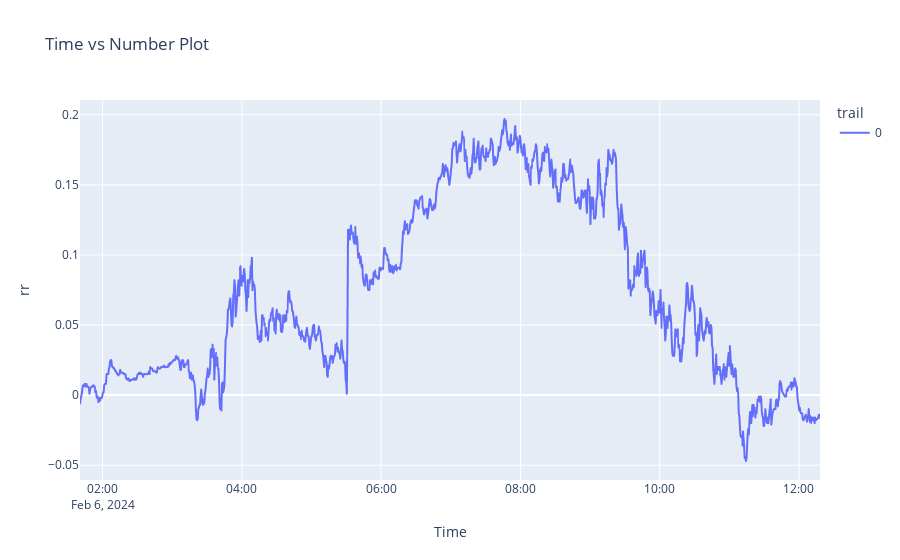

The notebook cell saved with this chart:
### Code cell
# Create the plot
fig = px.line(df, x='Time', y='rr', color='trail', title='Time vs Number Plot')

# Show the plot
fig.show()

### Figure 1 — Plotly figure (JSON) as saved in the notebook; plotly's stock layout.template omitted (floating-point values rounded to 4 significant figures; data arrays with more than 128 entries replaced by an {"elided": "..."} marker saying what was removed)
{"data": [{"hovertemplate": "trail=0<br>Time=%{x}<br>rr=%{y}<extra></extra>", "legendgroup": "0", "line": {"color": "#636efa", "dash": "solid"}, "marker": {"symbol": "circle"}, "mode": "lines", "name": "0", "showlegend": true, "type": "scattergl", "x": {"elided": "1246 str values"}, "xaxis": "x", "y": {"elided": "1246 float values"}, "yaxis": "y"}], "layout": {"legend": {"title": {"text": "trail"}, "tracegroupgap": 0}, "title": {"text": "Time vs Number Plot"}, "xaxis": {"anchor": "y", "domain": [0, 1], "title": {"text": "Time"}}, "yaxis": {"anchor": "x", "domain": [0, 1], "title": {"text": "rr"}}}}
